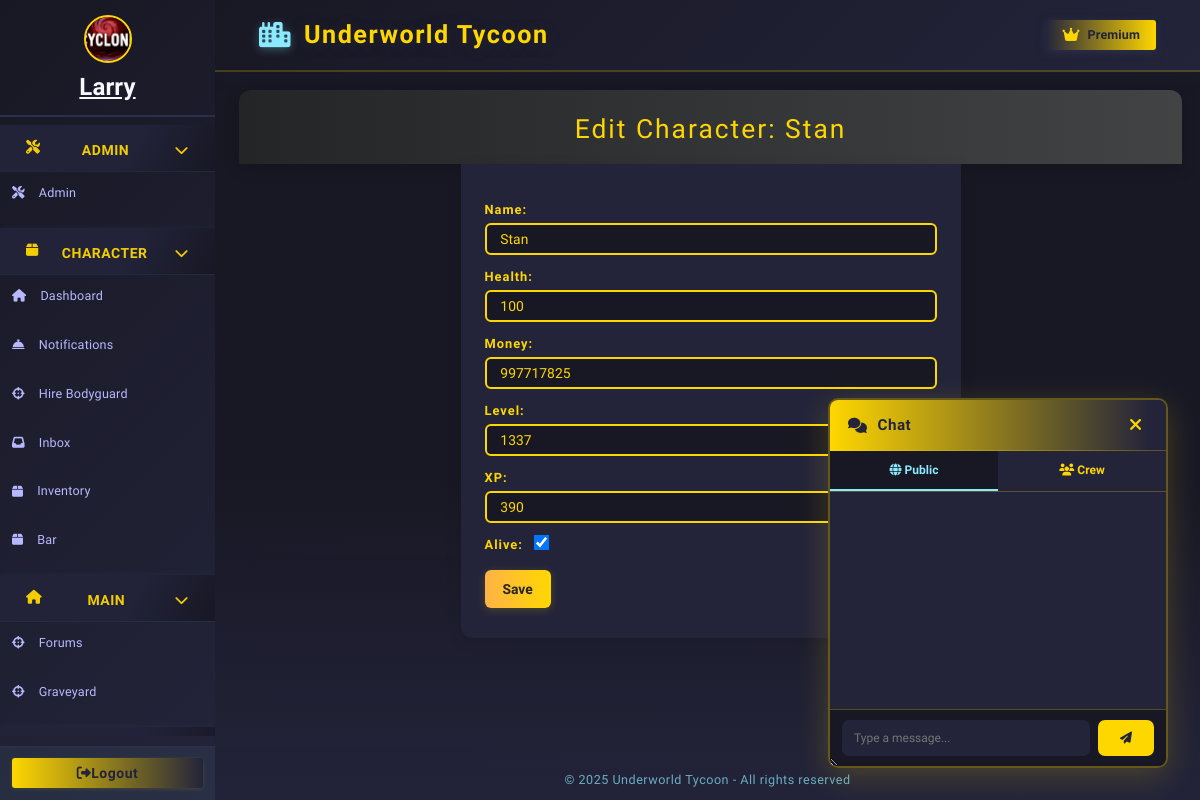
The app's page /admin/character/7/edit (signed in), older data.
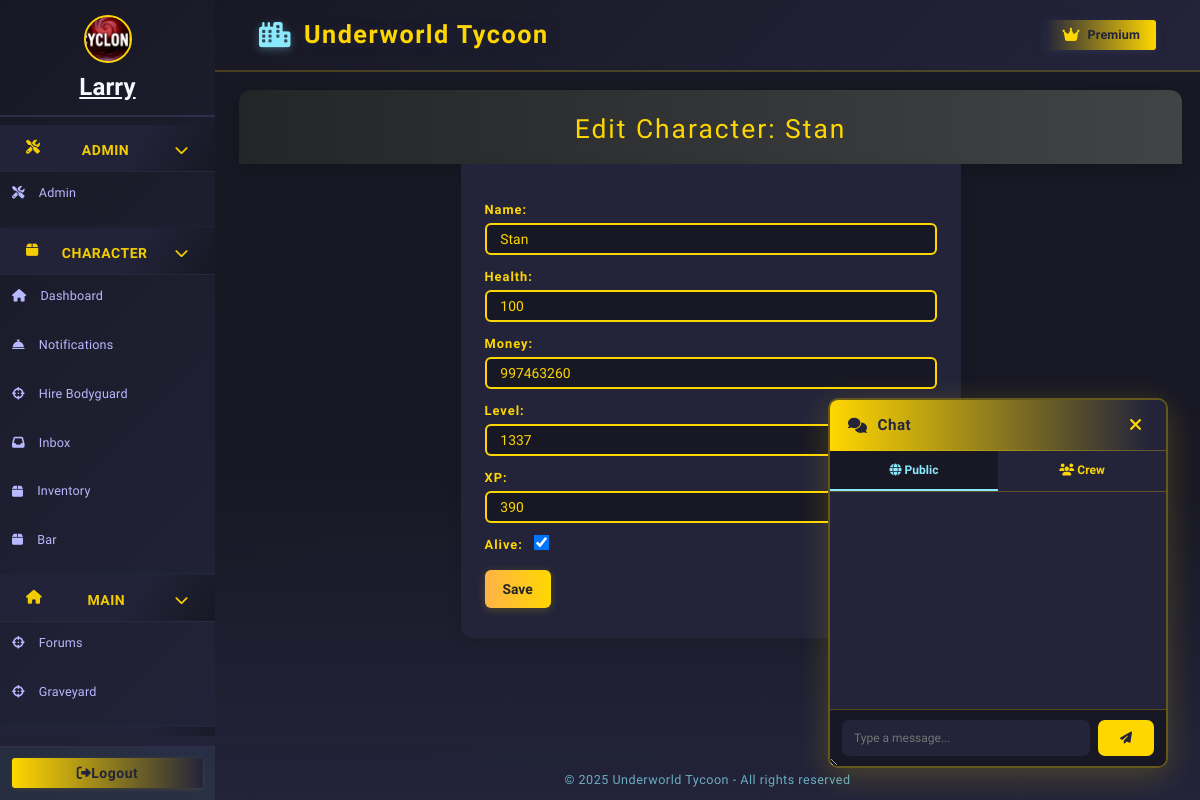
The same page, newer data.
### models/character.py (models this page shows, shortened)
class Character(db.Model):
    __tablename__ = 'character'
    id = db.Column(db.Integer, primary_key=True)
    user_id = db.Column(db.Integer, db.ForeignKey('user.id'), nullable=True)
    user = db.relationship('User', backref=db.backref('linked_character', overlaps="linked_characters"), foreign_keys=[user_id], overlaps="linked_characters")
    name = db.Column(db.String(64), unique=True, nullable=False)
    bodyguards = db.Column(db.Integer, default=0)
    date_created = db.Column(db.DateTime, nullable=True, default=datetime.utcnow)
    health = db.Column(db.Integer, default=100)
    money = db.Column(db.Integer, default=250)
    level = db.Column(db.Integer, default=1)
    xp = db.Column(db.Integer, default=0)
    last_crime_time = db.Column(db.DateTime, nullable=True)
    last_travel_time = db.Column(db.DateTime, nullable=True)
    city = db.Column(db.String(64), default="New York")
    gun_id = db.Column(db.Integer, db.ForeignKey('shop_item.id'))
    gun = db.relationship('ShopItem', foreign_keys=[gun_id])
    in_jail = db.Column(db.Boolean, default=False)
    jail_until = db.Column(db.DateTime, nullable=True)
    bar_timer = db.Column(db.DateTime, nullable=True)
    bar_cooldown = db.Column(db.DateTime, nullable=True)  # New field for bar cooldown
    crime_group_id = db.Column(db.Integer, db.ForeignKey('organized_crime.id'))
    crime_group = db.relationship("OrganizedCrime", back_populates="members", foreign_keys=[crime_group_id])
    master_id = db.Column(db.Integer, db.ForeignKey('user.id'))
    equipped_gun_id = db.Column(db.Integer, db.ForeignKey('gun.id'), nullable=True)
    equipped_gun = db.relationship('Gun', foreign_keys=[equipped_gun_id])
    earn_streak = db.Column(db.Integer, default=0)
    last_earned = db.Column(db.DateTime, nullable=True)
    is_alive = db.Column(db.Boolean, default=True)
    profile_image = db.Column(db.String(255), nullable=True)
    crew_id = db.Column(db.Integer, db.ForeignKey('crew.id'))
    linked_user = db.relationship('User', foreign_keys=[user_id], overlaps="linked_character,linked_characters,user")
    crew = db.relationship('Crew', backref='characters')
    bio = db.Column(db.Text, default="")
    bodyguard_names = db.Column(db.Text, default="[]")  # Store as JSON list of names
    steal_cooldown = db.Column(db.DateTime, nullable=True)

### models/admin.py (the view)
@admin_bp.route('/character/<int:char_id>/edit', methods=['GET', 'POST'])
@limiter.limit("20 per minute")
@admin_required
def admin_edit_character(char_id):
    character = Character.query.get_or_404(char_id)
    form = EditCharacterForm(obj=character)
    if form.validate_on_submit():
        form.populate_obj(character)
        db.session.commit()
        admin_logger.info(f"Admin {current_user.username} updated character {character.name} at {datetime.utcnow()}")
        flash("Character updated.", "success")
        return redirect(url_for('admin.admin_characters'))
    return render_template('admin/edit_character.html', character=character, form=form)

### models/forms.py
class EditCharacterForm(FlaskForm):
    name = StringField('Name', validators=[DataRequired()])
    health = IntegerField('Health', validators=[DataRequired()])
    money = IntegerField('Money', validators=[DataRequired()])
    level = IntegerField('Level', validators=[DataRequired()])
    xp = IntegerField('XP', validators=[DataRequired()])
    is_alive = BooleanField('Alive')
    submit = SubmitField('Save')

class UpgradeForm(FlaskForm):
    submit = SubmitField('Upgrade')

### app.py (called while the page is built)
@app.before_request
def update_last_seen():
    if current_user.is_authenticated:
        now = datetime.utcnow()
        if not current_user.last_seen or (now - current_user.last_seen).seconds > 1:
            current_user.last_seen = now
            db.session.commit()

@app.before_request
def enable_sqlite_fk():
    if db.engine.url.drivername == 'sqlite':
        with db.engine.connect() as conn:
            conn.execute(db.text("PRAGMA foreign_keys=ON"))

@login_manager.user_loader
def load_user(user_id):
    return db.session.get(User, int(user_id))

@app.context_processor
def inject_upgrade_form():
    return dict(upgrade_form=UpgradeForm())

### templates/admin/edit_character.html (shortened to what this page needs)
{% extends "base.html" %}
{% block content %}
<div class="forums-header">
    <h1>Edit Character: {{ character.name }}</h1>
</div>
<div class="forums-list">
    <form method="POST" class="edit-form">
        <label for="name">Name:</label>
        {{ form.name(class_="form-control", id="name") }}
        <label for="health">Health:</label>
        {{ form.health(class_="form-control", id="health") }}
        <label for="money">Money:</label>
        {{ form.money(class_="form-control", id="money") }}
        <label for="level">Level:</label>
        {{ form.level(class_="form-control", id="level") }}
        <label for="xp">XP:</label>
        {{ form.xp(class_="form-control", id="xp") }}
        <label for="is_alive">Alive:
            {{ form.is_alive(id="is_alive") }}
        </label>
        {{ form.submit(class_="btn btn-primary") }}
    </form>
</div>
{% endblock %}

Row changes from the older to the newer data that the page shows:
changed Character "Stan": money "997717825" → "997463260"
